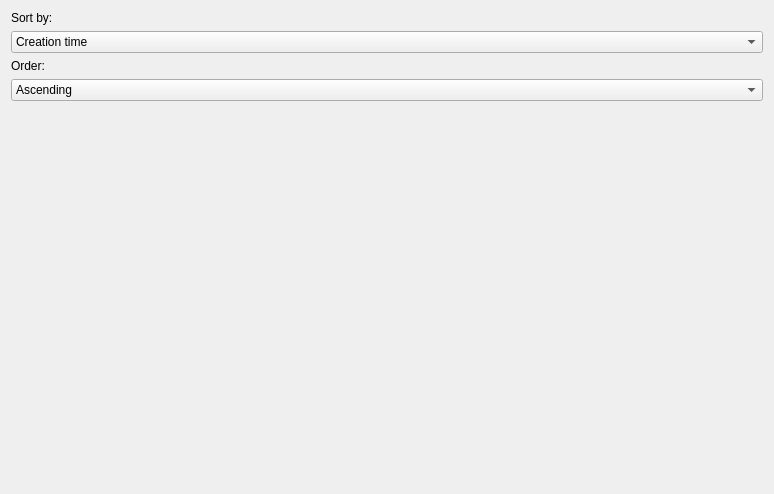
<?xml version="1.0" encoding="UTF-8"?>
<ui version="4.0">
 <class>NoteSortOptionsWidget</class>
 <widget class="QWidget" name="NoteSortOptionsWidget">
  <property name="geometry">
   <rect>
    <x>0</x>
    <y>0</y>
    <width>774</width>
    <height>494</height>
   </rect>
  </property>
  <property name="windowTitle">
   <string>Form</string>
  </property>
  <property name="styleSheet">
   <string notr="true"/>
  </property>
  <layout class="QVBoxLayout" name="verticalLayout">
   <item>
    <widget class="QLabel" name="label">
     <property name="styleSheet">
      <string notr="true">border-radius: 10px;</string>
     </property>
     <property name="text">
      <string>Sort by:</string>
     </property>
    </widget>
   </item>
   <item>
    <widget class="QComboBox" name="sortRoleComboBox">
     <item>
      <property name="text">
       <string>Creation time</string>
      </property>
     </item>
     <item>
      <property name="text">
       <string>Last modification time</string>
      </property>
     </item>
     <item>
      <property name="text">
       <string>Title</string>
      </property>
     </item>
    </widget>
   </item>
   <item>
    <widget class="QLabel" name="label_2">
     <property name="text">
      <string>Order:</string>
     </property>
    </widget>
   </item>
   <item>
    <widget class="QComboBox" name="sortOrderComboBox">
     <item>
      <property name="text">
       <string>Ascending</string>
      </property>
     </item>
     <item>
      <property name="text">
       <string>Descending</string>
      </property>
     </item>
    </widget>
   </item>
   <item>
    <spacer name="verticalSpacer">
     <property name="orientation">
      <enum>Qt::Vertical</enum>
     </property>
     <property name="sizeHint" stdset="0">
      <size>
       <width>20</width>
       <height>40</height>
      </size>
     </property>
    </spacer>
   </item>
   <item alignment="Qt::AlignRight">
    <widget class="QPushButton" name="aboutNotes">
     <property name="sizePolicy">
      <sizepolicy hsizetype="Maximum" vsizetype="Fixed">
       <horstretch>0</horstretch>
       <verstretch>0</verstretch>
      </sizepolicy>
     </property>
     <property name="styleSheet">
      <string notr="true">border: none</string>
     </property>
     <property name="text">
      <string/>
     </property>
     <property name="icon">
      <iconset resource="../resources/images.qrc">
       <normaloff>:/images/about.png</normaloff>:/images/about.png</iconset>
     </property>
     <property name="iconSize">
      <size>
       <width>20</width>
       <height>20</height>
      </size>
     </property>
    </widget>
   </item>
  </layout>
 </widget>
 <resources>
  <include location="../resources/images.qrc"/>
 </resources>
 <connections/>
</ui>
